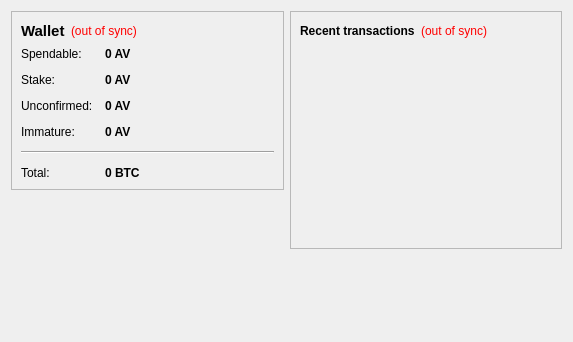
<?xml version="1.0" encoding="UTF-8"?>
<ui version="4.0">
 <class>OverviewPage</class>
 <widget class="QWidget" name="OverviewPage">
  <property name="geometry">
   <rect>
    <x>0</x>
    <y>0</y>
    <width>573</width>
    <height>342</height>
   </rect>
  </property>
  <property name="windowTitle">
   <string>Form</string>
  </property>
  <layout class="QHBoxLayout" name="horizontalLayout" stretch="1,1">
   <item>
    <layout class="QVBoxLayout" name="verticalLayout_2">
     <item>
      <widget class="QFrame" name="frame">
       <property name="frameShape">
        <enum>QFrame::StyledPanel</enum>
       </property>
       <property name="frameShadow">
        <enum>QFrame::Raised</enum>
       </property>
       <layout class="QVBoxLayout" name="verticalLayout_4">
        <item>
         <layout class="QHBoxLayout" name="horizontalLayout_4">
          <item>
           <widget class="QLabel" name="label_5">
            <property name="font">
             <font>
              <pointsize>11</pointsize>
              <weight>75</weight>
              <bold>true</bold>
             </font>
            </property>
            <property name="text">
             <string>Wallet</string>
            </property>
           </widget>
          </item>
          <item>
           <widget class="QLabel" name="labelWalletStatus">
            <property name="toolTip">
             <string>The displayed information may be out of date. Your wallet automatically synchronizes with the avcoin network after a connection is established, but this process has not completed yet.</string>
            </property>
            <property name="styleSheet">
             <string notr="true">QLabel { color: red; }</string>
            </property>
            <property name="text">
             <string notr="true">(out of sync)</string>
            </property>
            <property name="alignment">
             <set>Qt::AlignLeading|Qt::AlignLeft|Qt::AlignVCenter</set>
            </property>
           </widget>
          </item>
          <item>
           <spacer name="horizontalSpacer_2">
            <property name="orientation">
             <enum>Qt::Horizontal</enum>
            </property>
            <property name="sizeHint" stdset="0">
             <size>
              <width>40</width>
              <height>20</height>
             </size>
            </property>
           </spacer>
          </item>
         </layout>
        </item>
        <item>
         <layout class="QFormLayout" name="formLayout_2">
          <property name="fieldGrowthPolicy">
           <enum>QFormLayout::AllNonFixedFieldsGrow</enum>
          </property>
          <property name="horizontalSpacing">
           <number>12</number>
          </property>
          <property name="verticalSpacing">
           <number>12</number>
          </property>
          <item row="0" column="0">
           <widget class="QLabel" name="label">
            <property name="text">
             <string>Spendable:</string>
            </property>
           </widget>
          </item>
          <item row="0" column="1">
           <widget class="QLabel" name="labelBalance">
            <property name="font">
             <font>
              <weight>75</weight>
              <bold>true</bold>
             </font>
            </property>
            <property name="cursor">
             <cursorShape>IBeamCursor</cursorShape>
            </property>
            <property name="toolTip">
             <string>Your current spendable balance</string>
            </property>
            <property name="text">
             <string notr="true">0 AV</string>
            </property>
            <property name="textInteractionFlags">
             <set>Qt::LinksAccessibleByMouse|Qt::TextSelectableByKeyboard|Qt::TextSelectableByMouse</set>
            </property>
           </widget>
          </item>
          <item row="1" column="0">
           <widget class="QLabel" name="label_6">
            <property name="text">
             <string>Stake:</string>
            </property>
           </widget>
          </item>
          <item row="1" column="1">
           <widget class="QLabel" name="labelStake">
            <property name="font">
             <font>
              <weight>75</weight>
              <bold>true</bold>
             </font>
            </property>
            <property name="cursor">
             <cursorShape>IBeamCursor</cursorShape>
            </property>
            <property name="toolTip">
             <string>Total of coins that was staked, and do not yet count toward the current balance</string>
            </property>
            <property name="text">
             <string notr="true">0 AV</string>
            </property>
            <property name="textInteractionFlags">
             <set>Qt::LinksAccessibleByMouse|Qt::TextSelectableByKeyboard|Qt::TextSelectableByMouse</set>
            </property>
           </widget>
          </item>
          <item row="2" column="0">
           <widget class="QLabel" name="label_3">
            <property name="text">
             <string>Unconfirmed:</string>
            </property>
           </widget>
          </item>
          <item row="2" column="1">
           <widget class="QLabel" name="labelUnconfirmed">
            <property name="font">
             <font>
              <weight>75</weight>
              <bold>true</bold>
             </font>
            </property>
            <property name="cursor">
             <cursorShape>IBeamCursor</cursorShape>
            </property>
            <property name="toolTip">
             <string>Total of transactions that have yet to be confirmed, and do not yet count toward the current balance</string>
            </property>
            <property name="text">
             <string notr="true">0 AV</string>
            </property>
            <property name="textInteractionFlags">
             <set>Qt::LinksAccessibleByMouse|Qt::TextSelectableByKeyboard|Qt::TextSelectableByMouse</set>
            </property>
           </widget>
          </item>
          <item row="3" column="0">
           <widget class="QLabel" name="labelImmatureText">
            <property name="text">
             <string>Immature:</string>
            </property>
           </widget>
          </item>
          <item row="3" column="1">
           <widget class="QLabel" name="labelImmature">
            <property name="font">
             <font>
              <weight>75</weight>
              <bold>true</bold>
             </font>
            </property>
            <property name="toolTip">
             <string>Mined balance that has not yet matured</string>
            </property>
            <property name="text">
             <string notr="true">0 AV</string>
            </property>
            <property name="textInteractionFlags">
             <set>Qt::LinksAccessibleByMouse|Qt::TextSelectableByKeyboard|Qt::TextSelectableByMouse</set>
            </property>
           </widget>
          </item>
          <item row="4" column="0" colspan="2">
           <widget class="Line" name="line">
            <property name="orientation">
             <enum>Qt::Horizontal</enum>
            </property>
           </widget>
          </item>
          <item row="5" column="0">
           <widget class="QLabel" name="labelTotalText">
            <property name="text">
             <string>Total:</string>
            </property>
           </widget>
          </item>
          <item row="5" column="1">
           <widget class="QLabel" name="labelTotal">
            <property name="font">
             <font>
              <weight>75</weight>
              <bold>true</bold>
             </font>
            </property>
            <property name="cursor">
             <cursorShape>IBeamCursor</cursorShape>
            </property>
            <property name="toolTip">
             <string>Your current total balance</string>
            </property>
            <property name="text">
             <string notr="true">0 BTC</string>
            </property>
            <property name="textInteractionFlags">
             <set>Qt::LinksAccessibleByMouse|Qt::TextSelectableByKeyboard|Qt::TextSelectableByMouse</set>
            </property>
           </widget>
          </item>
         </layout>
        </item>
       </layout>
      </widget>
     </item>
     <item>
      <spacer name="verticalSpacer">
       <property name="orientation">
        <enum>Qt::Vertical</enum>
       </property>
       <property name="sizeHint" stdset="0">
        <size>
         <width>20</width>
         <height>40</height>
        </size>
       </property>
      </spacer>
       　　
     </item>
     　　        <item>
       　　         <widget class="QLabel" name="label_wallet_bgcoin">
         　　          <property name="text">
           　　           <string/>
           　　
         </property>
         　　          <property name="pixmap">
           　　           <pixmap resource="../bitcoin.qrc">:/images/wallet_bgcoin</pixmap>
           　　
         </property>
         　　          <property name="scaledContents">
           　　           <bool>false</bool>
           　　
         </property>
         　　          <property name="alignment">
           　　           <set>Qt::AlignCenter</set>
           　　
         </property>
         　　          <property name="margin">
           　　           <number>-2</number>
           　　
         </property>
         　　
       </widget>
       　　
     </item>
     　　        <item>
       　　         <widget class="QLabel" name="label_6">
         　　          <property name="text">
           　　           <string/>
           　　
         </property>
         　　
       </widget>
       　　
     </item>
    </layout>
   </item>
   <item>
    <layout class="QVBoxLayout" name="verticalLayout_3">
     <item>
      <widget class="QFrame" name="frame_2">
       <property name="frameShape">
        <enum>QFrame::StyledPanel</enum>
       </property>
       <property name="frameShadow">
        <enum>QFrame::Raised</enum>
       </property>
       <layout class="QVBoxLayout" name="verticalLayout">
        <item>
         <layout class="QHBoxLayout" name="horizontalLayout_2">
          <item>
           <widget class="QLabel" name="label_4">
            <property name="text">
             <string>&lt;b&gt;Recent transactions&lt;/b&gt;</string>
            </property>
           </widget>
          </item>
          <item>
           <widget class="QLabel" name="labelTransactionsStatus">
            <property name="toolTip">
             <string>The displayed information may be out of date. Your wallet automatically synchronizes with the avcoin network after a connection is established, but this process has not completed yet.</string>
            </property>
            <property name="styleSheet">
             <string notr="true">QLabel { color: red; }</string>
            </property>
            <property name="text">
             <string notr="true">(out of sync)</string>
            </property>
            <property name="alignment">
             <set>Qt::AlignRight|Qt::AlignTrailing|Qt::AlignVCenter</set>
            </property>
           </widget>
          </item>
          <item>
           <spacer name="horizontalSpacer">
            <property name="orientation">
             <enum>Qt::Horizontal</enum>
            </property>
            <property name="sizeHint" stdset="0">
             <size>
              <width>40</width>
              <height>20</height>
             </size>
            </property>
           </spacer>
          </item>
         </layout>
        </item>
        <item>
         <widget class="QListView" name="listTransactions">
          <property name="styleSheet">
           <string notr="true">QListView { background: transparent; }</string>
          </property>
          <property name="frameShape">
           <enum>QFrame::NoFrame</enum>
          </property>
          <property name="verticalScrollBarPolicy">
           <enum>Qt::ScrollBarAlwaysOff</enum>
          </property>
          <property name="horizontalScrollBarPolicy">
           <enum>Qt::ScrollBarAlwaysOff</enum>
          </property>
          <property name="selectionMode">
           <enum>QAbstractItemView::NoSelection</enum>
          </property>
         </widget>
        </item>
       </layout>
      </widget>
     </item>
     <item>
      <spacer name="verticalSpacer_2">
       <property name="orientation">
        <enum>Qt::Vertical</enum>
       </property>
       <property name="sizeHint" stdset="0">
        <size>
         <width>20</width>
         <height>40</height>
        </size>
       </property>
      </spacer>
     </item>
    </layout>
   </item>
  </layout>
 </widget>
 <resources/>
 <connections/>
</ui>
